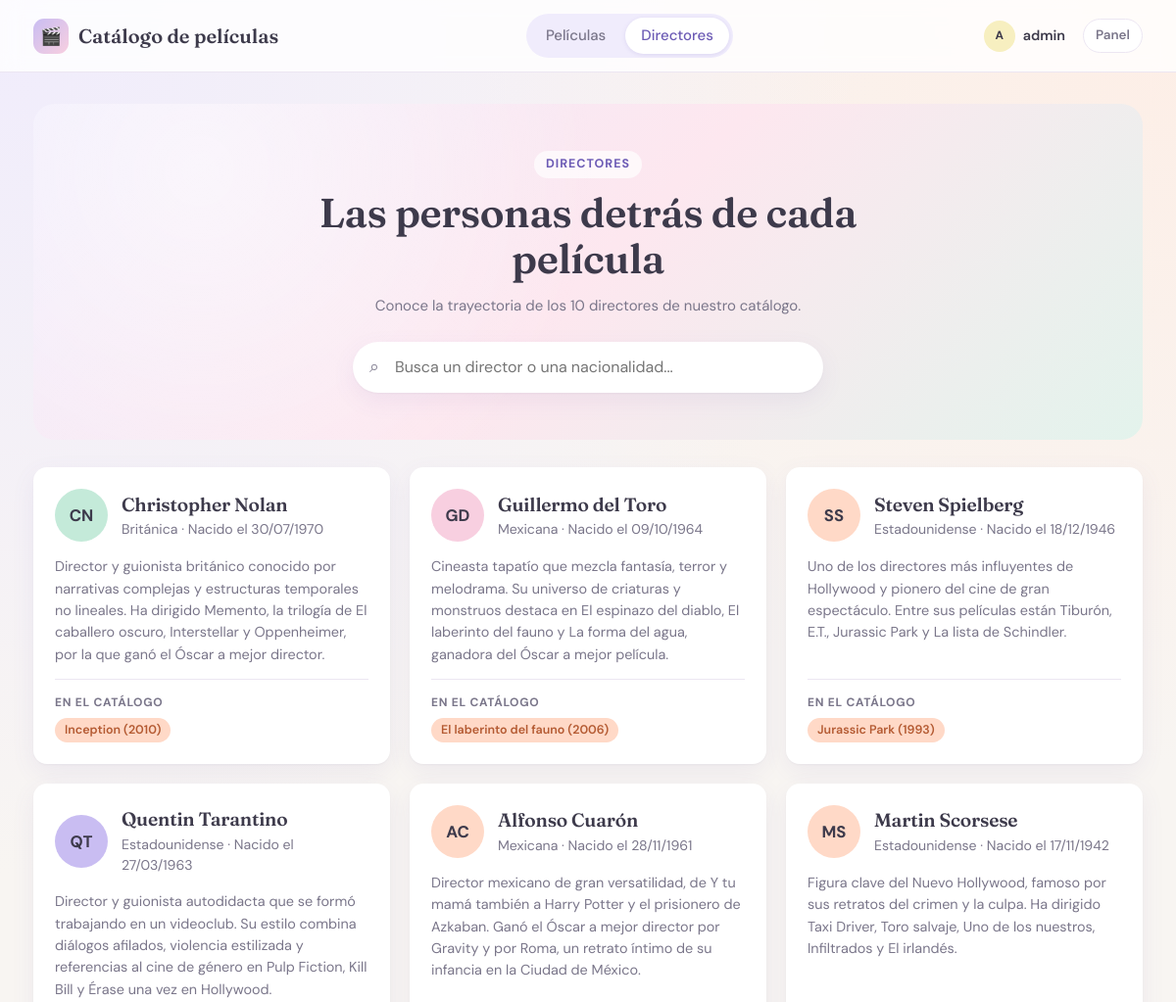
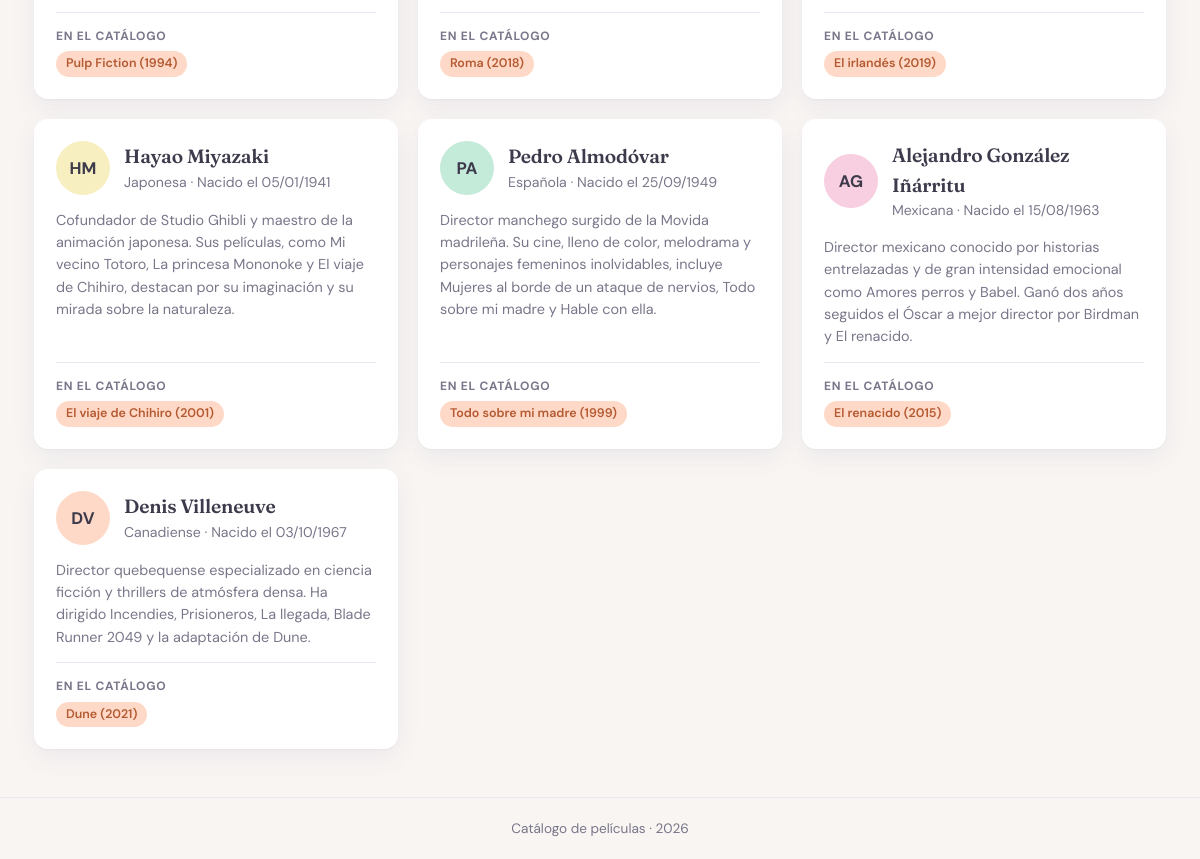
The app's page /directores.php (signed in) with its own data (2 pictures, top to bottom).
### tables this page shows
CREATE TABLE director (
    id INT AUTO_INCREMENT PRIMARY KEY,
    nombre VARCHAR(100) NOT NULL,
    nacionalidad VARCHAR(60) NOT NULL,
    fecha_nacimiento DATE NOT NULL,
    biografia TEXT NULL
);

CREATE TABLE pelicula (
    id INT AUTO_INCREMENT PRIMARY KEY,
    titulo VARCHAR(150) NOT NULL,
    director VARCHAR(100) NOT NULL,
    anio INT NOT NULL,
    genero VARCHAR(50) NOT NULL,
    imagen VARCHAR(255) NOT NULL,
    visto TINYINT(1) NOT NULL DEFAULT 0 CHECK (visto IN (0, 1)),
    actores TEXT NOT NULL DEFAULT '[]'
);

### clases/directorDAO.php (called while the page is built, shortened)
<?php
require_once __DIR__ . "/director.php";
class DirectorDAO {
    private $conexion;
  public function __construct()
    {
        $this->conexion = new PDO("mysql:host=$servidor;dbname=$nombreBase;charset=utf8mb4", $usuarioBD, $passwordBD);
        $this->conexion->setAttribute(PDO::ATTR_ERRMODE, PDO::ERRMODE_EXCEPTION);
    }
    public function findAll() {
        $sql = "SELECT * FROM director";
        $stmt = $this->conexion->query($sql);
        return array_map(function ($row) {
            return new Director(...$row);
        }, $stmt->fetchAll(PDO::FETCH_NUM));
    }
}
?>

### clases/director.php (called while the page is built, shortened)
<?php
class Director {
    private $nombre;
    private $nacionalidad;
    private $fechaNacimiento;
    private $biografia;
    public function __construct($id, $nombre, $nacionalidad, $fechaNacimiento, $biografia = "") {
        $this->nombre = $nombre;
        $this->nacionalidad = $nacionalidad;
        $this->fechaNacimiento = $fechaNacimiento;
        $this->biografia = $biografia ?? "";
    }
    public function getNombre() {
        return $this->nombre;
    }
    public function getNacionalidad() {
        return $this->nacionalidad;
    }
    public function getFechaNacimiento() {
        return $this->fechaNacimiento;
    }
    public function getBiografia() {
        return $this->biografia;
    }
}
?>

### clases/peliculaDAO.php (called while the page is built, shortened)
<?php
require_once(__DIR__ . "/peliculas.php");
class PeliculasDAO{
    private PDO $conexion;
    public function __construct()
    {
        $this->conexion = new PDO("mysql:host=$servidor;dbname=$nombreBase;charset=utf8mb4", $usuarioBD, $passwordBD);
        $this->conexion->setAttribute(PDO::ATTR_ERRMODE, PDO::ERRMODE_EXCEPTION);
    }
    public function getAll(): array {
        $sql = "SELECT * FROM pelicula";
        $stmt  = $this->conexion->query($sql);
            $peliculas = [];
            while($fila = $stmt->fetch(PDO::FETCH_ASSOC)){
                $pelicula = new Pelicula(
                    $fila["titulo"],
                    $fila["director"],
                    $fila["anio"],
                    $fila["genero"],
                    $fila["imagen"],
                    $fila["visto"] == 1 ? true : false,
                    $fila["id"],
                    json_decode($fila["actores"], true, 512, JSON_THROW_ON_ERROR),
                );
                $peliculas[] = $pelicula;
            }
            return $peliculas;
        }
    }
?>

### clases/peliculas.php (called while the page is built, shortened)
<?php
class Pelicula {
   private string $titulo;
   private int $anio;
    public function __construct(string $titulo, string $director, int $anio, string $genero, string $imagen, bool $visto = false, ?int $id = null, array $actores = []){
             $this->titulo = $titulo;
             $this->anio = $anio;
    }
    public function getTitulo(): string{
        return $this->titulo;
    }
    public function getAnio(): int{
        return $this->anio;
    }
}
?>

### directores.php (the view, shortened to what this page needs)
<?php
require_once("clases/directorDAO.php");
require_once("clases/peliculaDAO.php");
$directores = (new DirectorDAO())->findAll();
$peliculas = (new PeliculasDAO())->getAll();
$peliculasPorDirector = [];
foreach ($peliculas as $p) {
    $peliculasPorDirector[$p->getDirector()][] = $p;
}
require __DIR__ . "/includes/cabecera.php";
?>
    <section class="portada">
        <span class="portada__antetitulo">Directores</span>
        <h1>Las personas detrás de cada película</h1>
        <p>Conoce la trayectoria de los <?php echo count($directores); ?> directores de nuestro catálogo.</p>
        <div class="buscador buscador--grande">
            <input type="search" placeholder="Busca un director o una nacionalidad..." aria-label="Buscar director" data-buscador>
        </div>
    </section>
    <div class="rejilla-directores">
        <?php foreach ($directores as $director): ?>
            <?php $suyas = $peliculasPorDirector[$director->getNombre()] ?? []; ?>
            <article class="ficha" data-buscar="<?php echo htmlspecialchars($director->getNombre() . " " . $director->getNacionalidad()); ?>">
                <div class="ficha__cabecera">
                    <span class="avatar avatar--grande" data-nombre="<?php echo htmlspecialchars($director->getNombre()); ?>"></span>
                    <div>
                        <h2><?php echo htmlspecialchars($director->getNombre()); ?></h2>
                        <div class="pelicula__meta">
                            <?php echo htmlspecialchars($director->getNacionalidad()); ?>
                            · Nacido el <?php echo date("d/m/Y", strtotime($director->getFechaNacimiento())); ?>
                        </div>
                    </div>
                </div>
                <?php if (trim($director->getBiografia()) !== ""): ?>
                    <p class="biografia"><?php echo htmlspecialchars($director->getBiografia()); ?></p>
                <?php endif; ?>
                <?php if (count($suyas) > 0): ?>
                    <div class="ficha__peliculas">
                        <span class="ficha__titulo">En el catálogo</span>
                        <?php foreach ($suyas as $p): ?>
                            <span class="etiqueta etiqueta--genero"><?php echo htmlspecialchars($p->getTitulo()); ?> (<?php echo $p->getAnio(); ?>)</span>
                        <?php endforeach; ?>
                    </div>
                <?php endif; ?>
            </article>
        <?php endforeach; ?>
    </div>
<?php require __DIR__ . "/includes/pie.php"; ?>

### assets/css/estilos.css (style rules this page uses)
:root { --fondo: #f8f5f2; --superficie: #ffffff; --superficie-suave: #fbf9fd; --borde: #ece6f2; --texto: #3d3a4b; --texto-suave: #7a768a; --lavanda: #c9bdf2; --lavanda-fuerte: #6c5bb5; --lavanda-claro: #f0ecfc; --menta: #c4ead9; --menta-fuerte: #2f7d5d; --melocoton: #ffd9c7; --melocoton-fuerte: #b45a32; --rosa: #f8cfe0; --rosa-fuerte: #b2406f; --cielo: #cbe4f6; --cielo-fuerte: #2f6a95; --limon: #f7efc0; --radio: 14px; --radio-pequeno: 9px; --sombra: 0 1px 2px rgba(61, 58, 75, .04), 0 8px 24px rgba(108, 91, 181, .08); --sombra-hover: 0 2px 4px rgba(61, 58, 75, .06), 0 14px 32px rgba(108, 91, 181, .14); --transicion: .2s ease; }
*, *::before, *::after { box-sizing: border-box; }
body { margin: 0; font-family: "DM Sans", system-ui, -apple-system, "Segoe UI", sans-serif; font-size: 15px; line-height: 1.55; color: var(--texto); background: var(--fondo); background-image: radial-gradient(circle at 0% 0%, var(--lavanda-claro) 0, transparent 40%), radial-gradient(circle at 100% 0%, #fdeee6 0, transparent 35%); background-attachment: fixed; min-height: 100vh; display: flex; flex-direction: column; }
h1, h2, h3 { font-family: "Fraunces", Georgia, serif; font-weight: 600; letter-spacing: -.01em; margin: 0; }
.buscador { position: relative; }
.buscador input { width: 260px; max-width: 100%; padding: 9px 14px 9px 36px; border: 1px solid var(--borde); border-radius: var(--radio-pequeno); background: var(--superficie); font: inherit; color: var(--texto); }
.buscador::before { content: "⌕"; position: absolute; left: 13px; top: 50%; transform: translateY(-52%); color: var(--texto-suave); font-size: 1.1rem; }
.avatar { display: grid; place-items: center; flex-shrink: 0; width: 38px; height: 38px; border-radius: 50%; font-size: .85rem; font-weight: 700; color: var(--texto); background: var(--lavanda); }
.etiqueta { display: inline-block; padding: 3px 10px; border-radius: 999px; font-size: .78rem; font-weight: 600; background: var(--menta); color: var(--menta-fuerte); white-space: nowrap; }
.biografia { max-width: 420px; margin: 0; color: var(--texto-suave); font-size: .9rem; display: -webkit-box; -webkit-line-clamp: 2; -webkit-box-orient: vertical; overflow: hidden; }
.pelicula__meta { color: var(--texto-suave); font-size: .88rem; }
.etiqueta--genero { align-self: flex-start; background: var(--melocoton); color: var(--melocoton-fuerte); }
.portada { margin-bottom: 28px; padding: 48px 40px; border-radius: 22px; text-align: center; background: radial-gradient(circle at 15% 20%, rgba(255, 255, 255, .55) 0, transparent 40%), linear-gradient(135deg, var(--lavanda-claro) 0%, #fde7ef 50%, #e3f3ec 100%); }
.portada__antetitulo { display: inline-block; margin-bottom: 12px; padding: 4px 12px; border-radius: 999px; background: rgba(255, 255, 255, .7); color: var(--lavanda-fuerte); font-size: .78rem; font-weight: 700; text-transform: uppercase; letter-spacing: .08em; }
.portada h1 { max-width: 640px; margin: 0 auto; font-size: clamp(1.8rem, 4vw, 2.6rem); line-height: 1.15; }
.portada p { margin: 12px auto 24px; max-width: 520px; color: var(--texto-suave); }
.buscador--grande { max-width: 480px; margin: 0 auto; }
.buscador--grande input { width: 100%; padding: 13px 18px 13px 42px; border-color: transparent; border-radius: 999px; box-shadow: var(--sombra); font-size: 1rem; }
.buscador--grande::before { left: 17px; }
.rejilla-directores { display: grid; grid-template-columns: repeat(auto-fill, minmax(340px, 1fr)); gap: 20px; }
.ficha { display: flex; flex-direction: column; gap: 14px; padding: 22px; border-radius: var(--radio); background: var(--superficie); box-shadow: var(--sombra); transition: transform var(--transicion), box-shadow var(--transicion); }
.ficha__cabecera { display: flex; align-items: center; gap: 14px; }
.ficha h2 { font-size: 1.2rem; }
.ficha .biografia { display: block; max-width: none; }
.ficha__peliculas { display: flex; flex-wrap: wrap; gap: 6px; margin-top: auto; padding-top: 14px; border-top: 1px solid var(--borde); }
.ficha__titulo { width: 100%; font-size: .75rem; font-weight: 700; text-transform: uppercase; letter-spacing: .06em; color: var(--texto-suave); }
.avatar--grande { width: 54px; height: 54px; font-size: 1.05rem; }
html { -webkit-text-size-adjust: 100%; }
.avatar { overflow: hidden; }

### records on screen
director: nombre "Christopher Nolan", nacionalidad "Británica", fecha_nacimiento "30/07/1970", biografia "Director y guionista británico conocido por narrativas complejas y estructuras temporales no lineales. Ha dirigido Memento, la trilogía de El caballero oscuro, Interstellar y Oppenheimer, por la que ganó el Óscar a mejor director."
pelicula: titulo "Inception", anio "2010"
director: nombre "Guillermo del Toro", nacionalidad "Mexicana", fecha_nacimiento "09/10/1964", biografia "Cineasta tapatío que mezcla fantasía, terror y melodrama. Su universo de criaturas y monstruos destaca en El espinazo del diablo, El laberinto del fauno y La forma del agua, ganadora del Óscar a mejor película."
pelicula: titulo "El laberinto del fauno", anio "2006"
director: nombre "Steven Spielberg", nacionalidad "Estadounidense", fecha_nacimiento "18/12/1946", biografia "Uno de los directores más influyentes de Hollywood y pionero del cine de gran espectáculo. Entre sus películas están Tiburón, E.T., Jurassic Park y La lista de Schindler."
pelicula: titulo "Jurassic Park", anio "1993"
director: nombre "Quentin Tarantino", nacionalidad "Estadounidense", fecha_nacimiento "27/03/1963", biografia "Director y guionista autodidacta que se formó trabajando en un videoclub. Su estilo combina diálogos afilados, violencia estilizada y referencias al cine de género en Pulp Fiction, Kill Bill y Érase una vez en Hollywood."
pelicula: titulo "Pulp Fiction", anio "1994"
director: nombre "Alfonso Cuarón", nacionalidad "Mexicana", fecha_nacimiento "28/11/1961", biografia "Director mexicano de gran versatilidad, de Y tu mamá también a Harry Potter y el prisionero de Azkaban. Ganó el Óscar a mejor director por Gravity y por Roma, un retrato íntimo de su infancia en la Ciudad de México."
pelicula: titulo "Roma", anio "2018"
director: nombre "Martin Scorsese", nacionalidad "Estadounidense", fecha_nacimiento "17/11/1942", biografia "Figura clave del Nuevo Hollywood, famoso por sus retratos del crimen y la culpa. Ha dirigido Taxi Driver, Toro salvaje, Uno de los nuestros, Infiltrados y El irlandés."
pelicula: titulo "El irlandés", anio "2019"
director: nombre "Hayao Miyazaki", nacionalidad "Japonesa", fecha_nacimiento "05/01/1941", biografia "Cofundador de Studio Ghibli y maestro de la animación japonesa. Sus películas, como Mi vecino Totoro, La princesa Mononoke y El viaje de Chihiro, destacan por su imaginación y su mirada sobre la naturaleza."
pelicula: titulo "El viaje de Chihiro", anio "2001"
director: nombre "Pedro Almodóvar", nacionalidad "Española", fecha_nacimiento "25/09/1949", biografia "Director manchego surgido de la Movida madrileña. Su cine, lleno de color, melodrama y personajes femeninos inolvidables, incluye Mujeres al borde de un ataque de nervios, Todo sobre mi madre y Hable con ella."
pelicula: titulo "Todo sobre mi madre", anio "1999"
director: nombre "Alejandro González Iñárritu", nacionalidad "Mexicana", fecha_nacimiento "15/08/1963", biografia "Director mexicano conocido por historias entrelazadas y de gran intensidad emocional como Amores perros y Babel. Ganó dos años seguidos el Óscar a mejor director por Birdman y El renacido."
pelicula: titulo "El renacido", anio "2015"
director: nombre "Denis Villeneuve", nacionalidad "Canadiense", fecha_nacimiento "03/10/1967", biografia "Director quebequense especializado en ciencia ficción y thrillers de atmósfera densa. Ha dirigido Incendies, Prisioneros, La llegada, Blade Runner 2049 y la adaptación de Dune."
pelicula: titulo "Dune", anio "2021"

### other values on screen
nombreVisitante() "admin"
count($directores) "10"
